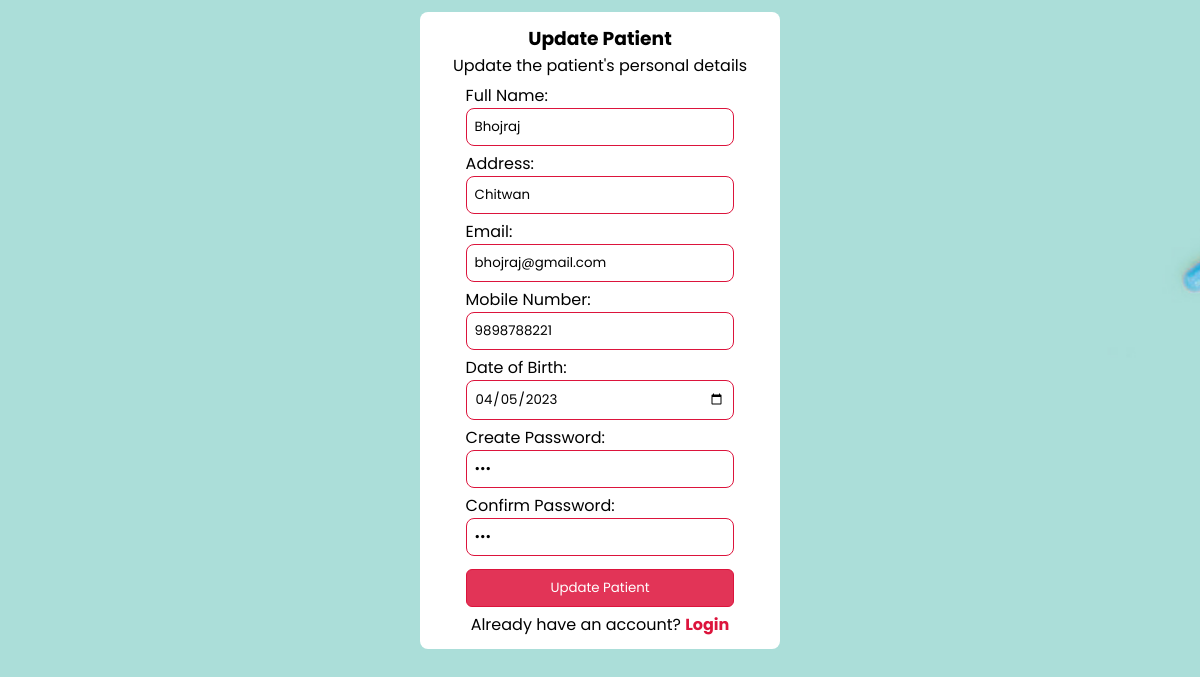
The page /admin/update-patient.php?id=19 on the database its author committed.
### tables this page shows
CREATE TABLE `patients` (
  `p_id` int(11) NOT NULL,
  `full_name` varchar(255) DEFAULT NULL,
  `address` varchar(255) DEFAULT NULL,
  `email` varchar(255) DEFAULT NULL,
  `phone` varchar(20) DEFAULT NULL,
  `dob` date DEFAULT NULL,
  `password` varchar(255) DEFAULT NULL,
  `confirm_password` varchar(255) DEFAULT NULL
);

### admin/update-patient.php (the view, shortened to what this page needs)
<?php
include '../connection.php';
if ($_SERVER['REQUEST_METHOD'] == 'GET' && isset($_GET['id'])) {
  $id = $_GET['id'];
  $sql = "SELECT * FROM patients WHERE p_id = $id";
  $result = mysqli_query($con, $sql);
  if ($result && mysqli_num_rows($result) > 0) {
    $patient = mysqli_fetch_assoc($result);
  } else {
    echo "Patient not found";
    exit;
  }
}
?>
<!DOCTYPE html>
<html lang="en">
<head>
  <link rel="stylesheet" href="../css/signup.css">
</head>
<body>
  <center>
    <div class="signup-box">
      <form onsubmit="return validateForm()" action="" method="post">
        <h3 class="header-text" style="text-align: center;">Update Patient</h3>
        <p class="header-subtext" style="text-align: center;">Update the patient's personal details</p>
        <div class="label-field">
          <label for="full_name">Full Name:</label>
          <input type="text" class="input-field" placeholder="Full Name" name="full_name" id="full_name" value="<?php echo $patient['full_name']; ?>">
        </div>
        <div class="label-field">
          <label for="address">Address:</label>
          <input type="text" class="input-field" placeholder="Address" name="address" id="address" value="<?php echo $patient['address']; ?>">
        </div>
        <div class="label-field">
          <label for="email">Email:</label>
          <input type="email" class="input-field" placeholder="Email" name="email" id="email" value="<?php echo $patient['email']; ?>">
        </div>
        <div class="label-field">
          <label for="phone">Mobile Number:</label>
          <input type="text" class="input-field" placeholder="Mobile Number" name="phone" id="phone" value="<?php echo $patient['phone']; ?>">
        </div>
        <div class="label-field">
          <label for="dob">Date of Birth:</label>
          <input type="date" class="input-field" placeholder="Date" name="dob" id="dob" value="<?php echo $patient['dob']; ?>">
        </div>
        <div class="label-field">
          <label for="password">Create Password:</label>
          <input type="password" class="input-field" placeholder="Create Password" name="password" id="password" value="<?php echo $patient['password']; ?>">
        </div>
        <div class="label-field">
          <label for="confirm_password">Confirm Password:</label>
          <input type="password" class="input-field" placeholder="Confirm Password" name="confirm_password" id="confirm_password" value="<?php echo $patient['confirm_password']; ?>">
        </div>
        <button type="submit" class="signup-btn">Update Patient</button>
        <br>
        <p class="text-2" style="text-align:center; margin-top:5px; font-size:16px;">Already have an account? <a href="login.php" style="text-decoration: none; color:crimson;"><b>Login</b></a></p>
      </form>
    </div>
  </center>
</body>
</html>

### css/signup.css (style rules this page uses)
* { margin: 0; padding: 0; box-sizing: border-box; }
body { background-color: rgb(137, 183, 90); }
.signup-box { margin-top: 12px; width: 30%; background-color: #fff; padding: 12px; border-radius: 8px; justify-content: center; align-items: center; }
.label-field { margin-top: 5px; width: 80%; margin-bottom: 5px; text-align: left; }
.input-field { border-radius: 8px; position: relative; width: 100%; padding: 8px; outline: none; border: 1px solid crimson; }
.signup-btn { margin-top: 8px; width: 80%; background-color: rgb(226, 52, 87); cursor: pointer; color: #fff; transition: all ease 0.5s; border: 1px solid crimson; outline: none; border-radius: 6px; padding: 8px; }

### admin/update-patient.php (style rules this page uses)
* { font-family: poppins; }
body { background-image: url(../images/b4.jpg); background-repeat: no-repeat; background-size: cover; background-attachment: fixed; height: 100%; }

### rows shown on the page
patients: full_name "Bhojraj", address "Chitwan", email "bhojraj@gmail.com", phone "9898788221", dob "04/05/2023"
